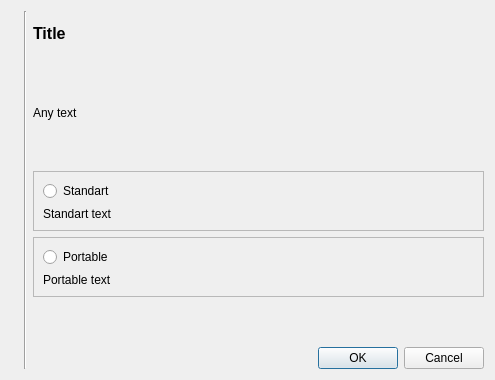
<?xml version="1.0" encoding="UTF-8"?>
<ui version="4.0">
 <class>InstallDialog</class>
 <widget class="QDialog" name="InstallDialog">
  <property name="geometry">
   <rect>
    <x>0</x>
    <y>0</y>
    <width>495</width>
    <height>380</height>
   </rect>
  </property>
  <property name="windowTitle">
   <string>Dialog</string>
  </property>
  <layout class="QHBoxLayout" name="horizontalLayout_2">
   <item>
    <layout class="QHBoxLayout" name="horizontalLayout">
     <item>
      <widget class="QLabel" name="m_labelInstallCover">
       <property name="maximumSize">
        <size>
         <width>180</width>
         <height>360</height>
        </size>
       </property>
       <property name="text">
        <string/>
       </property>
       <property name="textFormat">
        <enum>Qt::AutoText</enum>
       </property>
       <property name="pixmap">
        <pixmap resource="../../../bin/mytetra.qrc">:/resource/pic/installation/installCover.png</pixmap>
       </property>
       <property name="scaledContents">
        <bool>true</bool>
       </property>
      </widget>
     </item>
     <item>
      <widget class="Line" name="line">
       <property name="orientation">
        <enum>Qt::Vertical</enum>
       </property>
      </widget>
     </item>
     <item>
      <layout class="QVBoxLayout" name="verticalLayout">
       <item>
        <widget class="QLabel" name="m_title">
         <property name="sizePolicy">
          <sizepolicy hsizetype="Preferred" vsizetype="Expanding">
           <horstretch>0</horstretch>
           <verstretch>0</verstretch>
          </sizepolicy>
         </property>
         <property name="font">
          <font>
           <pointsize>12</pointsize>
           <weight>75</weight>
           <bold>true</bold>
          </font>
         </property>
         <property name="text">
          <string>Title</string>
         </property>
        </widget>
       </item>
       <item>
        <spacer name="verticalSpacer_3">
         <property name="orientation">
          <enum>Qt::Vertical</enum>
         </property>
         <property name="sizeHint" stdset="0">
          <size>
           <width>20</width>
           <height>40</height>
          </size>
         </property>
        </spacer>
       </item>
       <item>
        <widget class="QLabel" name="m_text">
         <property name="sizePolicy">
          <sizepolicy hsizetype="Preferred" vsizetype="Fixed">
           <horstretch>0</horstretch>
           <verstretch>0</verstretch>
          </sizepolicy>
         </property>
         <property name="text">
          <string>Any text</string>
         </property>
        </widget>
       </item>
       <item>
        <spacer name="verticalSpacer">
         <property name="orientation">
          <enum>Qt::Vertical</enum>
         </property>
         <property name="sizeHint" stdset="0">
          <size>
           <width>20</width>
           <height>40</height>
          </size>
         </property>
        </spacer>
       </item>
       <item>
        <widget class="QFrame" name="frame">
         <property name="frameShape">
          <enum>QFrame::StyledPanel</enum>
         </property>
         <property name="frameShadow">
          <enum>QFrame::Raised</enum>
         </property>
         <layout class="QVBoxLayout" name="verticalLayout_2">
          <item>
           <widget class="QRadioButton" name="m_radioButtonStandart">
            <property name="text">
             <string>Standart</string>
            </property>
           </widget>
          </item>
          <item>
           <widget class="QLabel" name="m_labelStandart">
            <property name="text">
             <string>Standart text</string>
            </property>
            <property name="wordWrap">
             <bool>true</bool>
            </property>
           </widget>
          </item>
         </layout>
        </widget>
       </item>
       <item>
        <widget class="QFrame" name="frame_2">
         <property name="frameShape">
          <enum>QFrame::StyledPanel</enum>
         </property>
         <property name="frameShadow">
          <enum>QFrame::Raised</enum>
         </property>
         <layout class="QVBoxLayout" name="verticalLayout_3">
          <item>
           <widget class="QRadioButton" name="m_radioButtonPortable">
            <property name="text">
             <string>Portable</string>
            </property>
           </widget>
          </item>
          <item>
           <widget class="QLabel" name="m_labelPortable">
            <property name="text">
             <string>Portable text</string>
            </property>
            <property name="textFormat">
             <enum>Qt::AutoText</enum>
            </property>
            <property name="wordWrap">
             <bool>true</bool>
            </property>
           </widget>
          </item>
         </layout>
        </widget>
       </item>
       <item>
        <spacer name="verticalSpacer_2">
         <property name="orientation">
          <enum>Qt::Vertical</enum>
         </property>
         <property name="sizeHint" stdset="0">
          <size>
           <width>20</width>
           <height>40</height>
          </size>
         </property>
        </spacer>
       </item>
       <item>
        <widget class="QDialogButtonBox" name="m_buttonBox">
         <property name="orientation">
          <enum>Qt::Horizontal</enum>
         </property>
         <property name="standardButtons">
          <set>QDialogButtonBox::Cancel|QDialogButtonBox::Ok</set>
         </property>
        </widget>
       </item>
      </layout>
     </item>
    </layout>
   </item>
  </layout>
 </widget>
 <resources>
  <include location="../../../bin/mytetra.qrc"/>
 </resources>
 <connections>
  <connection>
   <sender>m_buttonBox</sender>
   <signal>rejected()</signal>
   <receiver>InstallDialog</receiver>
   <slot>reject()</slot>
   <hints>
    <hint type="sourcelabel">
     <x>316</x>
     <y>260</y>
    </hint>
    <hint type="destinationlabel">
     <x>286</x>
     <y>274</y>
    </hint>
   </hints>
  </connection>
 </connections>
</ui>
